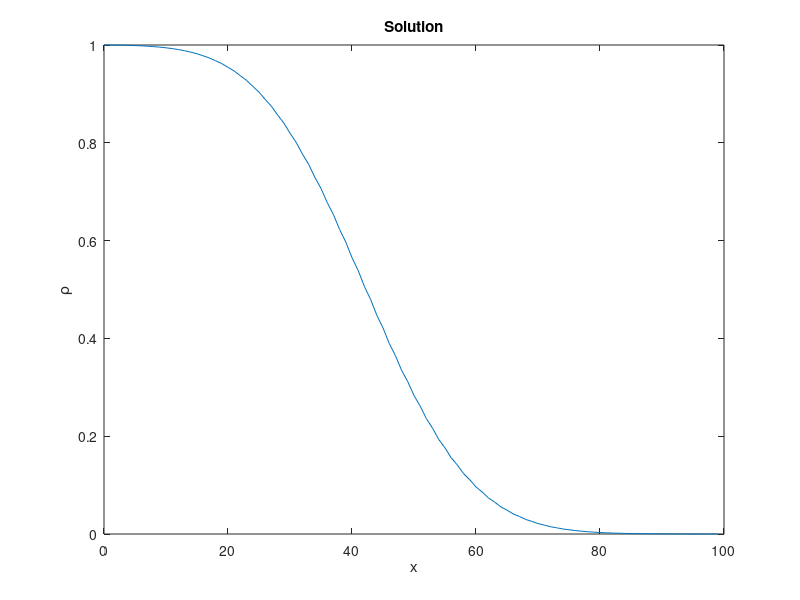

MATLAB code for this plot:
clear; close all; clc;

% Input parameters.
nodes = 100;
u = 0.1;
dt = 1.0;
timesteps = 400;
dx = 1.0;
twall = 1.0; % left-hand wall temperature.

% Constants.
alpha = 0.25;

% Derived inputs.
L = dx*(nodes-1);
ck = dx/dt;
csq = ck.^2;
omega = 1 / ( alpha / (dt*csq) + 0.5 );

% Initial conditions.
f1 = zeros(nodes,1);
f2 = zeros(nodes,1);

% Main loop.
for iter = 1:timesteps
    % Reconstruct solution.
    rho = f1 + f2;
    % Collision.
    feq1 = 0.5*rho*(1 + u / ck); % extra term added to simulate advection.
    feq2 = 0.5*rho*(1 - u / ck); % w1 = w2 = 0.5
    f1 = (1-omega)*f1 + omega*feq1;
    f2 = (1-omega)*f2 + omega*feq2;
    % Streaming.
    f1(2:end-1) = f1(1:end-2);
    f2(1:end-1) = f2(2:end);
    % BC.
    f1(1) = twall - f2(1); % x = 0, T = twall.
    f1(end) = f1(end-1); % x = L, adiabatic.
    f2(end) = f2(end-1); % x = L, adiabatic.
end
rho = f1 + f2;

% Plot results.
x = linspace(0,L,nodes);
plot(x,rho);
title('Solution');
xlabel('x');
ylabel('\rho');
